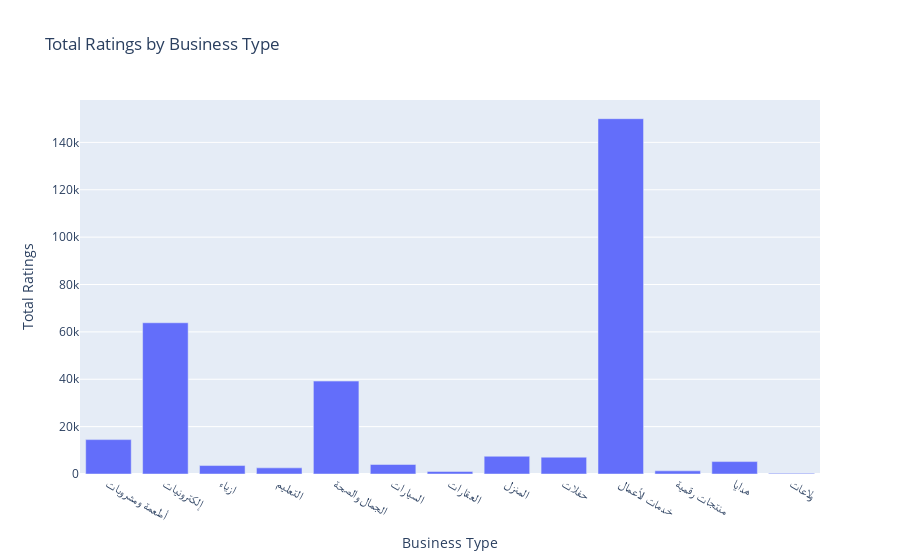

This figure's notebook cell:
### Code cell
import plotly.express as px

# Assuming your dataframe df has columns 'BusinessType' and 'rating'
# Group by BusinessType and calculate the total ratings for each type
total_ratings_per_type = df.groupby('BusinessType')['rating'].sum().reset_index()

# Create a vertical bar chart using Plotly
fig = px.bar(
    total_ratings_per_type,
    x='BusinessType',
    y='rating',
    labels={'BusinessType': 'Business Type', 'rating': 'Total Ratings'},
    title='Total Ratings by Business Type'
)

# Show the plot
fig.show()

### Figure 1 — Plotly figure (JSON) as saved in the notebook; plotly's stock layout.template omitted (floating-point values rounded to 4 significant figures)
{"data": [{"alignmentgroup": "True", "hovertemplate": "Business Type=%{x}<br>Total Ratings=%{y}<extra></extra>", "legendgroup": "", "marker": {"color": "#636efa", "pattern": {"shape": ""}}, "name": "", "offsetgroup": "", "orientation": "v", "showlegend": false, "textposition": "auto", "type": "bar", "x": ["أطعمة ومشروبات", "إلكترونيات", "ازياء", "التعليم", "الجمال والصحة", "السيارات", "العقارات", "المنزل", "حفلات", "خدمات الأعمال", "منتجات رقمية", "هدايا", "ولاعات"], "xaxis": "x", "y": [14521, 63845, 3568, 2598, 39228, 4021, 1063, 7490, 7094, 150006, 1340, 5240, 273], "yaxis": "y"}], "layout": {"barmode": "relative", "legend": {"tracegroupgap": 0}, "title": {"text": "Total Ratings by Business Type"}, "xaxis": {"anchor": "y", "domain": [0, 1], "title": {"text": "Business Type"}}, "yaxis": {"anchor": "x", "domain": [0, 1], "title": {"text": "Total Ratings"}}}}
